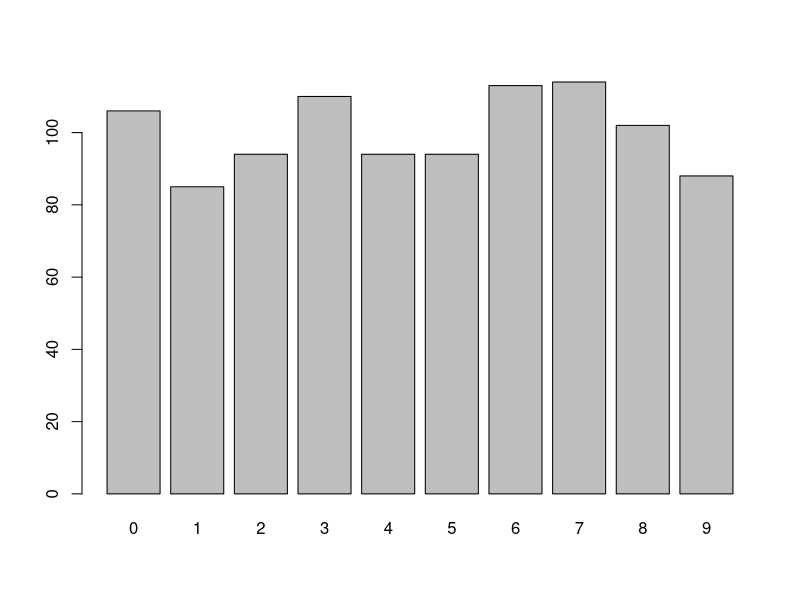
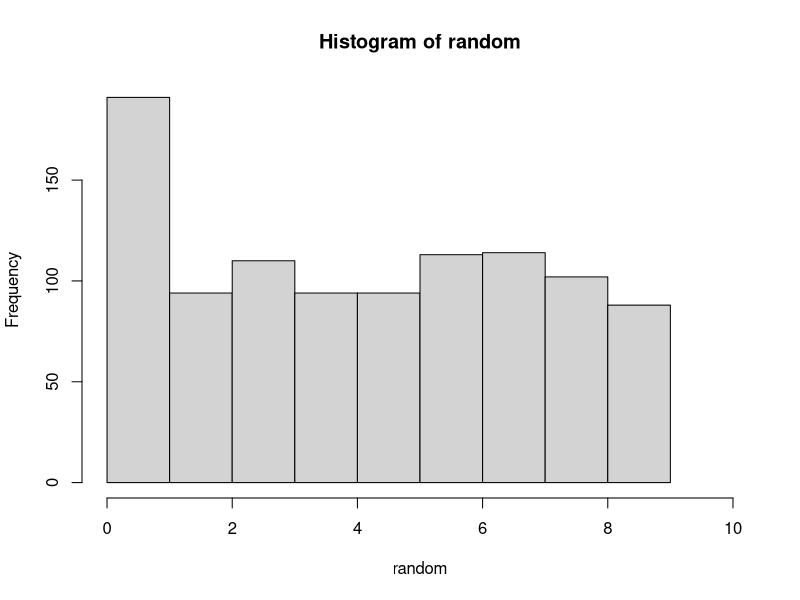
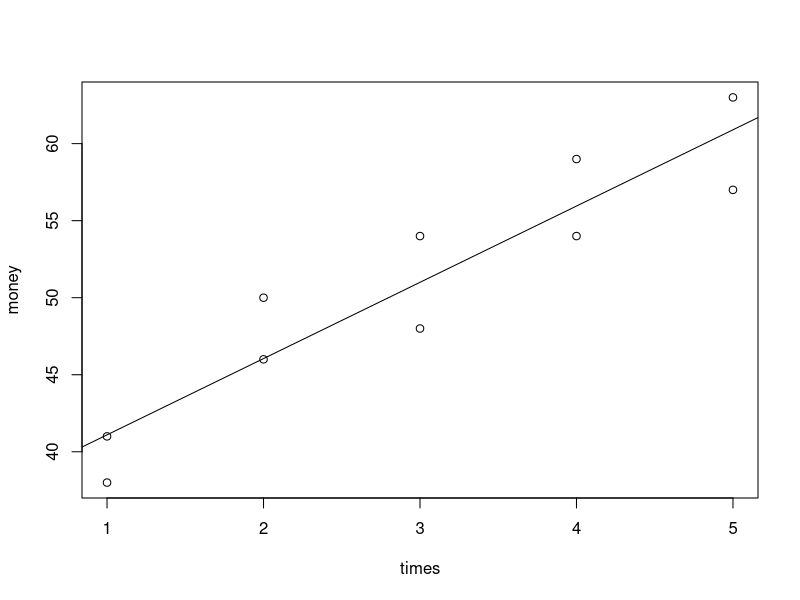

R code for these plots, in order:
#count the frequency of categorical data- barplot and histogram
# example(barplot)
random <- as.integer(runif(1000,0,10))
table(random)
relativeFreq <- table(random)/1000
relativeFreq
relativeFreqPercent <- relativeFreq *100
relativeFreqPercent
barplot(table(random))

# example(hist)
hist(random,breaks = 10,xlim=c(0,10))

#draw stem-and-leaf display
ran <- as.integer(runif(100,0,100))
stem(ran)

#create crosstabulatiton
with(airquality,table(OzHi = Ozone >80,Month,useNA = "ifany"))

#scatter diagram and lm
times <- c(2,5,1,3,4,1,5,3,4,2)
money <- c(50,57,41,54,54,38,63,48,59,46)
plot(money~times)
lmodel <- lm(money~times)
abline(lmodel)
